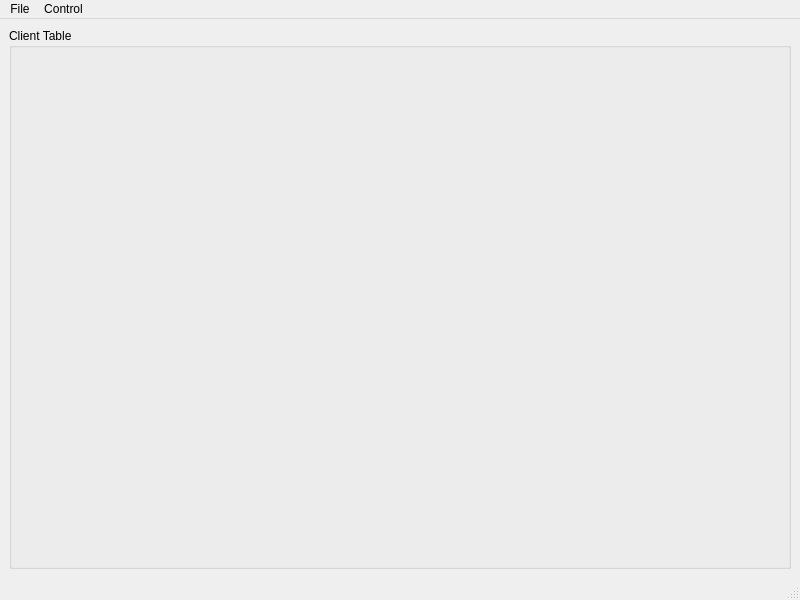
<?xml version="1.0" encoding="UTF-8"?>
<ui version="4.0">
 <class>MusubiServer</class>
 <widget class="QMainWindow" name="MusubiServer">
  <property name="geometry">
   <rect>
    <x>0</x>
    <y>0</y>
    <width>800</width>
    <height>600</height>
   </rect>
  </property>
  <property name="windowTitle">
   <string>Musubi Server</string>
  </property>
  <widget class="QWidget" name="centralwidget">
   <layout class="QGridLayout" name="gridLayout">
    <item row="1" column="0">
     <widget class="QGroupBox" name="client_table">
      <property name="title">
       <string>Client Table</string>
      </property>
      <layout class="QGridLayout" name="gridLayout_3">
       <item row="0" column="0">
        <layout class="QGridLayout" name="client_table_layout"/>
       </item>
      </layout>
     </widget>
    </item>
    <item row="0" column="0">
     <layout class="QGridLayout" name="tool_bar_layout"/>
    </item>
   </layout>
  </widget>
  <widget class="QMenuBar" name="menubar">
   <property name="geometry">
    <rect>
     <x>0</x>
     <y>0</y>
     <width>800</width>
     <height>22</height>
    </rect>
   </property>
   <widget class="QMenu" name="menuFile">
    <property name="title">
     <string>File</string>
    </property>
    <addaction name="actionLicense"/>
   </widget>
   <widget class="QMenu" name="menuControl">
    <property name="title">
     <string>Control</string>
    </property>
    <addaction name="actionView_Information"/>
    <addaction name="actionProcess_Manager"/>
    <addaction name="actionFile_Manager"/>
   </widget>
   <addaction name="menuFile"/>
   <addaction name="menuControl"/>
  </widget>
  <widget class="QStatusBar" name="statusbar"/>
  <action name="actionLicense">
   <property name="text">
    <string>License</string>
   </property>
  </action>
  <action name="actionProcess_Manager">
   <property name="text">
    <string>Process Manager</string>
   </property>
  </action>
  <action name="actionFile_Manager">
   <property name="text">
    <string>File Manager</string>
   </property>
  </action>
  <action name="actionView_Information">
   <property name="text">
    <string>View Information</string>
   </property>
  </action>
 </widget>
 <resources/>
 <connections/>
</ui>
